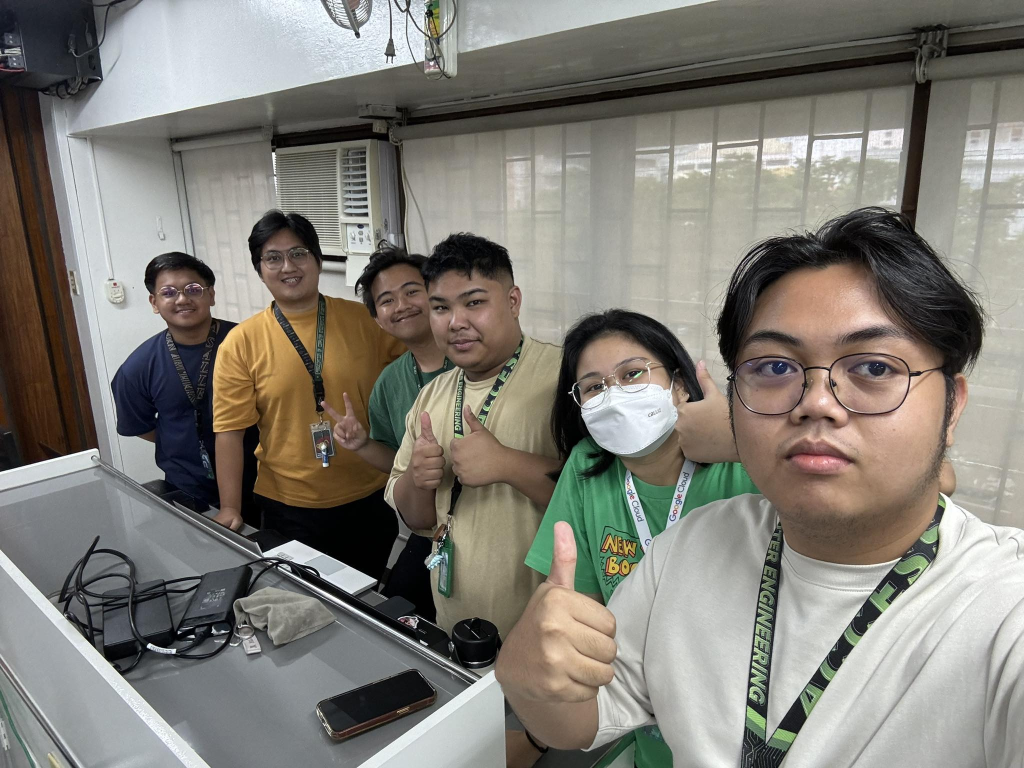
#> input picture grupomeal.jpg, 2048 x 1536 px (shown at 1/2 size)
$ python grup3y.py --image grupomeal.jpg
#> lines starting #> are read from the running program, lines starting #| are printed output that depends on the picture; after the words box and inside, x2 and y2 are one past the last pixel; in counts of white or black regions, pixels touching at a corner belong together
# Import the necessary packages
from __future__ import print_function
import cv2
import numpy as np
import argparse
# Construct the argument parser and parse the arguments
ap = argparse.ArgumentParser()
ap.add_argument("-i", "--image", required=True, help="Path to the grayscale image")
args = vars(ap.parse_args())
image = cv2.imread(args["image"])
#> image is the input picture: shape (1536, 2048, 3); mean B, G, R 118.6, 126, 129.2
cv2.imshow("Original", image)
# Load the image in grayscale mode
image = cv2.imread(args["image"], cv2.IMREAD_GRAYSCALE)
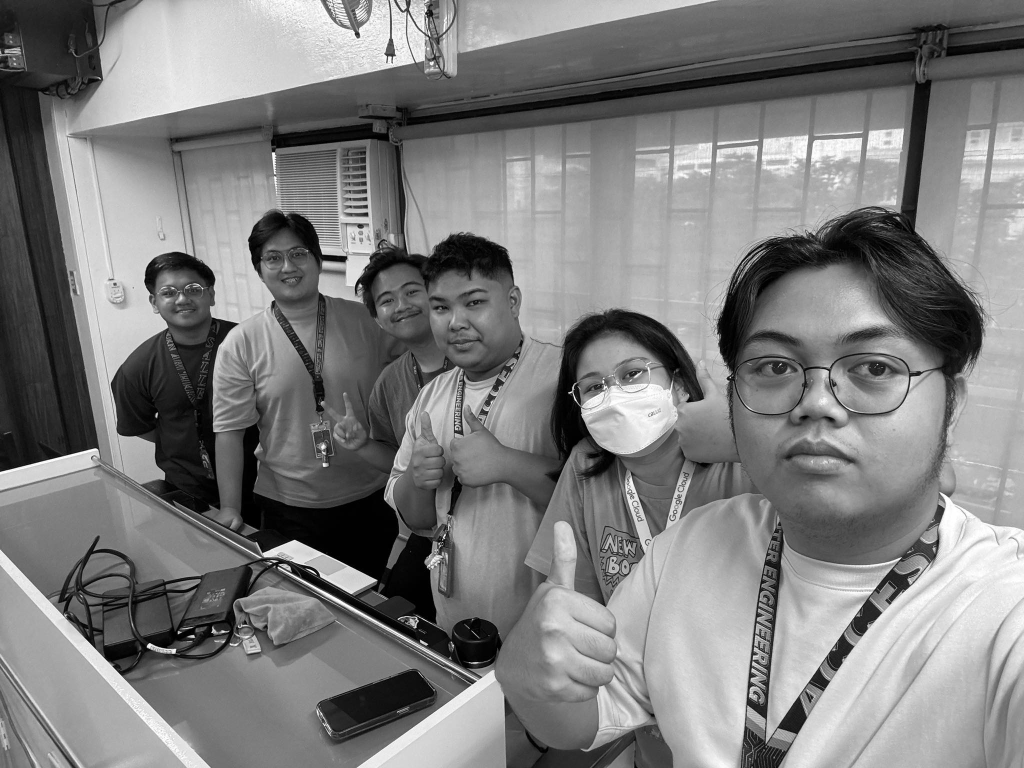
#> image: shape (1536, 2048) (shown at 1/2 size); min 0, max 255, mean 126.1
# Loop through a set of threshold values to apply simple thresholding
for T in range(50, 251, 50):
    _, thresh = cv2.threshold(image, T, 255, cv2.THRESH_BINARY)

    # Display the thresholded image
    cv2.imshow(f"Threshold {T}", thresh)
    cv2.waitKey(0)
#> this loop made 5 passes
#> pass 1, `_, thresh = cv2.threshold(image, T, 255, cv2.THRESH_BINARY)`:
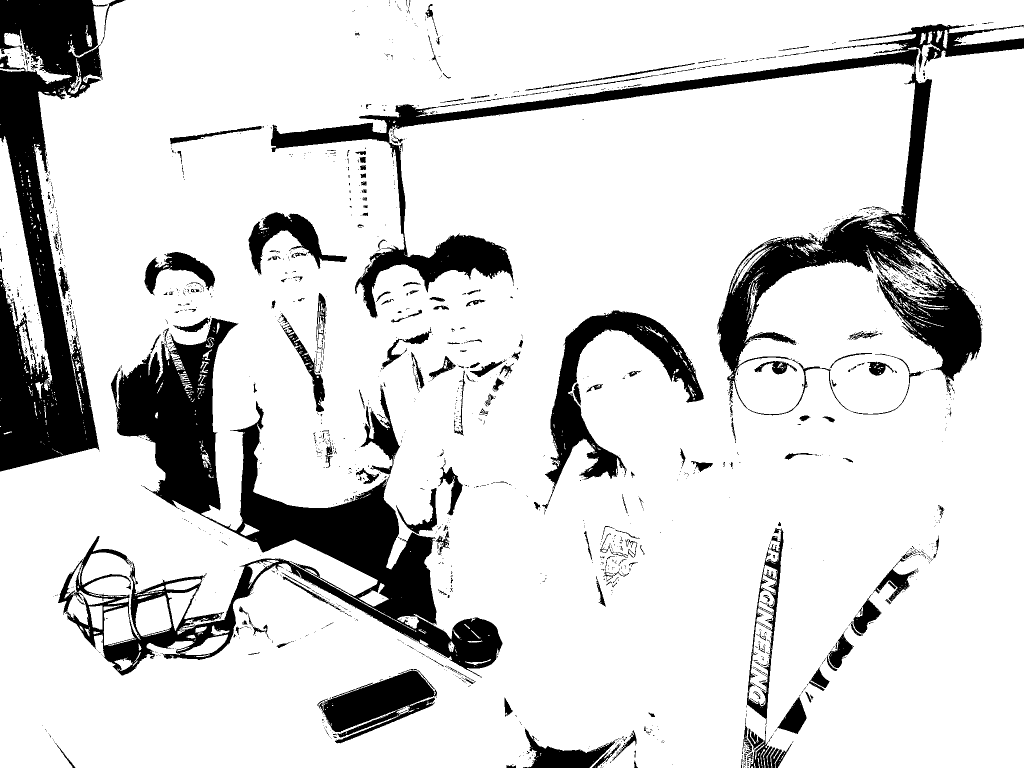
#> thresh: shape (1536, 2048) (shown at 1/2 size); 84.6% white; 1858 black regions (1604 under 20 px), largest, box (x1, y1, x2, y2) and area: (116, 636, 1005, 1356) 140688, (542, 48, 2048, 831) 122088, (0, 0, 251, 943) 100201
#> pass 2, `_, thresh = cv2.threshold(image, T, 255, cv2.THRESH_BINARY)`:
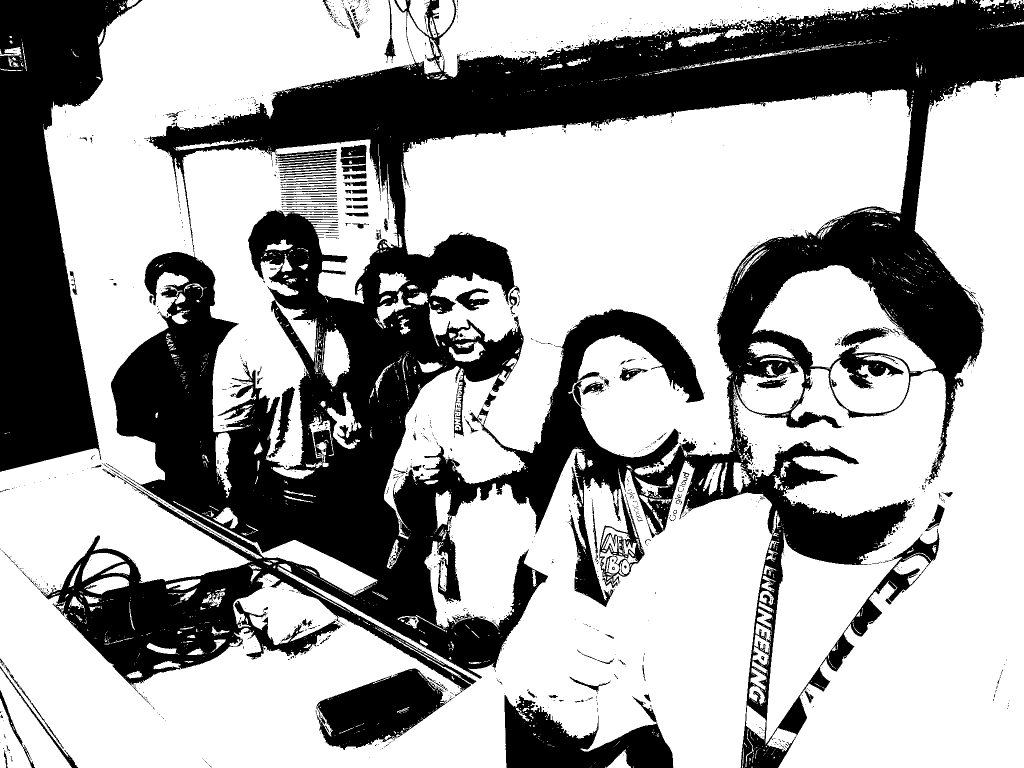
#> thresh: shape (1536, 2048) (shown at 1/2 size); 64.3% white; 1615 black regions (1453 under 20 px), largest, box (x1, y1, x2, y2) and area: (80, 0, 2048, 1536) 895093, (0, 0, 285, 944) 142436, (1009, 1390, 1347, 1536) 27042
#> pass 3, `_, thresh = cv2.threshold(image, T, 255, cv2.THRESH_BINARY)`:
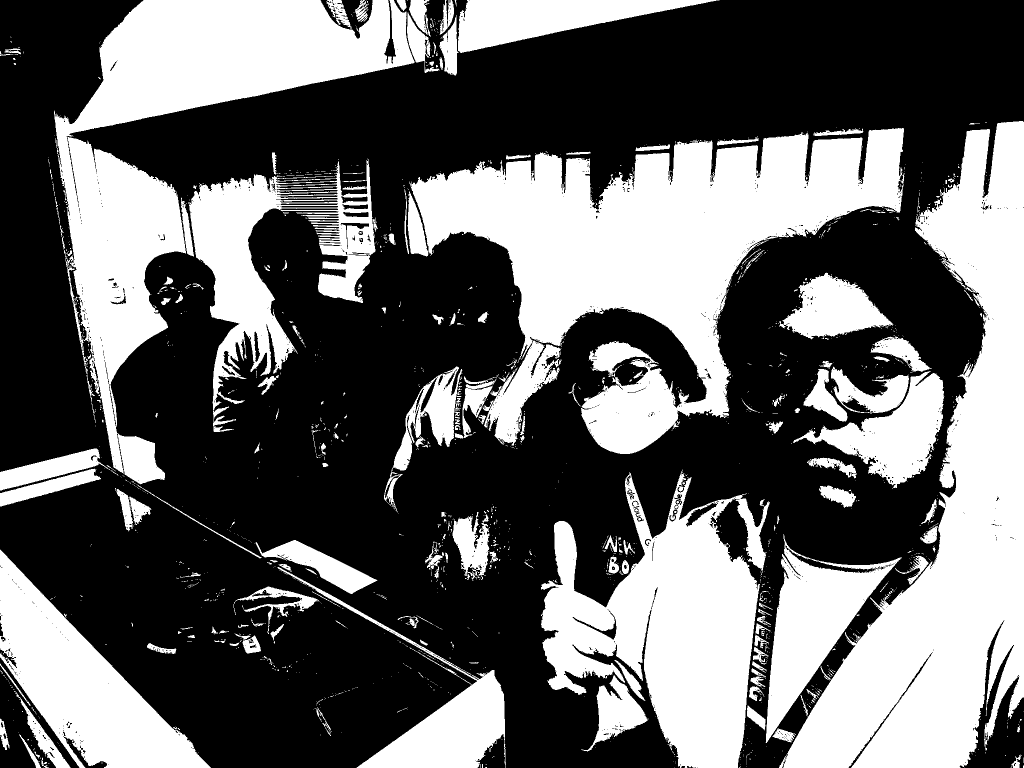
#> thresh: shape (1536, 2048) (shown at 1/2 size); 40.1% white; 1675 white regions (1429 under 20 px), largest, box (x1, y1, x2, y2) and area: (819, 256, 1809, 908) 274783, (1558, 242, 2048, 1536) 252594, (108, 0, 829, 969) 196108
cv2.destroyAllWindows()

$ run again, on letterhead.png
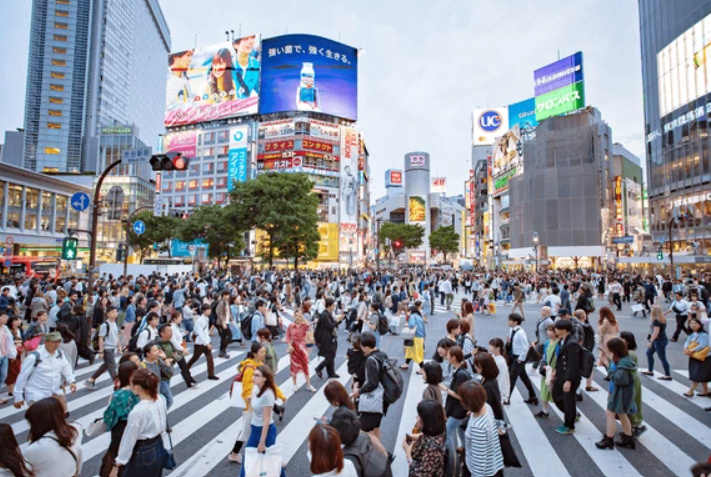
#> input picture letterhead.png, 711 x 477 px
#> image is the input picture: shape (477, 711, 3); mean B, G, R 153.8, 143.9, 141.1
#> image: shape (477, 711)
#> the loop `for T in range(50, 251, 50):` made 5 passes
#> pass 1, `_, thresh = cv2.threshold(image, T, 255, cv2.THRESH_BINARY)`:
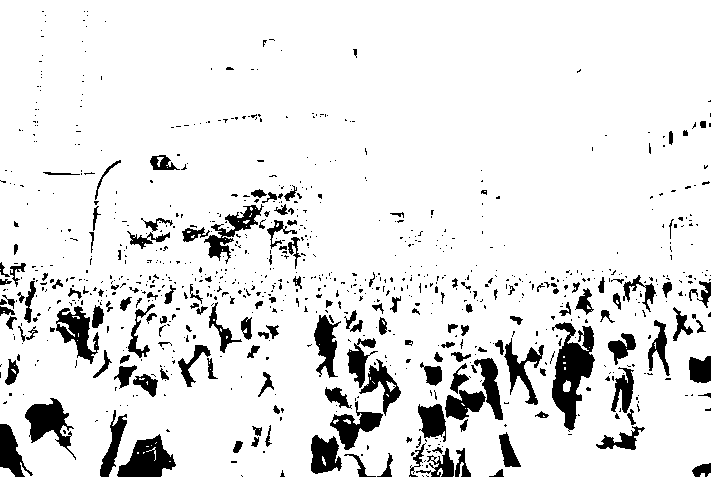
#> thresh: shape (477, 711); 89.8% white; 874 black regions (711 under 20 px), largest, box (x1, y1, x2, y2) and area: (552, 322, 595, 432) 2447, (117, 434, 176, 477) 1455, (25, 398, 76, 460) 1314
#> pass 3, `_, thresh = cv2.threshold(image, T, 255, cv2.THRESH_BINARY)`:
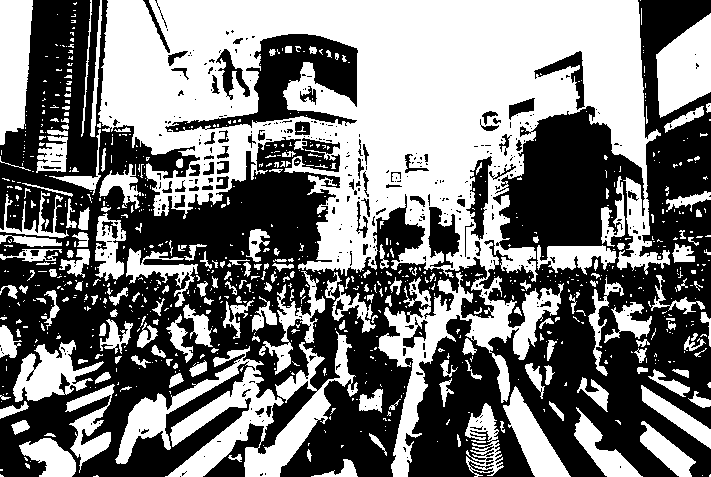
#> thresh: shape (477, 711); 47.6% white; 864 white regions (660 under 20 px), largest, box (x1, y1, x2, y2) and area: (98, 0, 670, 477) 98070, (115, 331, 358, 477) 11610, (656, 13, 711, 118) 3877
